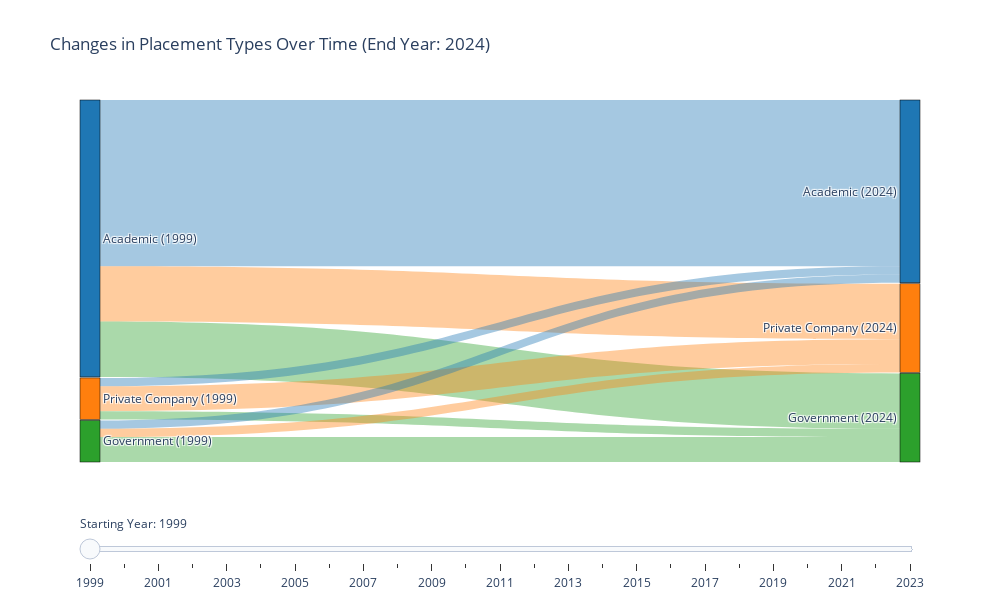

Source (notebook cell):
### Code cell
import plotly.graph_objects as go
import pandas as pd

def create_sankey(start_year, placement_df):
    # Get the latest year (excluding 2025)
    latest_year = placement_df[placement_df['year'] != 2025]['year'].max()
    
    # Create nodes for both time periods
    node_labels = [
        f'Academic ({int(start_year)})', 
        f'Private Company ({int(start_year)})', 
        f'Government ({int(start_year)})',
        f'Academic ({int(latest_year)})', 
        f'Private Company ({int(latest_year)})', 
        f'Government ({int(latest_year)})'
    ]
    
    # Get data for start and latest years
    start_data = placement_df[placement_df['year'] == start_year]
    late_data = placement_df[placement_df['year'] == latest_year]
    
    # Create source-target pairs and values
    sources = []
    targets = []
    values = []
    
    # For each start placement type
    for i, start_type in enumerate(['academic', 'private_company', 'government']):
        start_count = start_data[start_type].sum()
        # Connect to each late placement type
        for j, late_type in enumerate(['academic', 'private_company', 'government']):
            late_count = late_data[late_type].sum()
            
            # Add to source-target pairs
            sources.append(i)  # Start type index
            targets.append(j + 3)  # Late type index (offset by 3)
            
            # Calculate proportional flow
            if i == j:  # Same category gets larger weight
                values.append(start_count * 0.6)
            else:  # Different categories split remaining proportion
                values.append(start_count * 0.2)
    
    return dict(
        node = dict(
            pad = 1, 
            thickness = 20,
            line = dict(color = "black", width = 0.5),
            label = node_labels,
            color = ["#1f77b4", "#ff7f0e", "#2ca02c"] * 2  
        ),
        link = dict(
            source = sources,
            target = targets,
            value = values,
            color = ["rgba(31, 119, 180, 0.4)", 
                    "rgba(255, 127, 14, 0.4)", 
                    "rgba(44, 160, 44, 0.4)"] * 3 
        )
    )

# Get all years except 2025 and the latest year
available_years = sorted(placement_df[
    (placement_df['year'] != 2025) & 
    (placement_df['year'] != placement_df[placement_df['year'] != 2025]['year'].max())
]['year'].unique())

# Create frames for each year
frames = [
    go.Frame(
        data=[go.Sankey(
            **create_sankey(year, placement_df)
        )],
        name=str(int(year))
    )
    for year in available_years
]

# Create initial figure
initial_year = available_years[0]
fig = go.Figure(
    data=[go.Sankey(
        **create_sankey(initial_year, placement_df)
    )],
    frames=frames
)

# Add slider
sliders = [dict(
    active=0,
    currentvalue={"prefix": "Starting Year: "},
    pad={"t": 50},
    steps=[dict(
        label=str(int(year)),
        method='animate',
        args=[[str(int(year))], dict(
            frame=dict(duration=300, redraw=True),
            mode='immediate',
            transition=dict(duration=300)
        )]
    ) for year in available_years]
)]

# Update layout
fig.update_layout(
    title_text=f"Changes in Placement Types Over Time (End Year: {int(placement_df[placement_df['year'] != 2025]['year'].max())})",
    font_size=12,
    height=600,
    width=1000,
    sliders=sliders
)

# Save to HTML file
fig.write_html("../output/placement_liquid.html")

# Display the figure
fig.show()

### Figure 1 — Plotly figure (JSON) as saved in the notebook; plotly's stock layout.template omitted (floating-point values rounded to 4 significant figures)
{"data": [{"link": {"color": ["rgba(31, 119, 180, 0.4)", "rgba(255, 127, 14, 0.4)", "rgba(44, 160, 44, 0.4)", "rgba(31, 119, 180, 0.4)", "rgba(255, 127, 14, 0.4)", "rgba(44, 160, 44, 0.4)", "rgba(31, 119, 180, 0.4)", "rgba(255, 127, 14, 0.4)", "rgba(44, 160, 44, 0.4)"], "source": [0, 0, 0, 1, 1, 1, 2, 2, 2], "target": [3, 4, 5, 3, 4, 5, 3, 4, 5], "value": [12, 4, 4, 0.6, 1.8, 0.6, 0.6, 0.6, 1.8]}, "node": {"color": ["#1f77b4", "#ff7f0e", "#2ca02c", "#1f77b4", "#ff7f0e", "#2ca02c"], "label": ["Academic (1999)", "Private Company (1999)", "Government (1999)", "Academic (2024)", "Private Company (2024)", "Government (2024)"], "line": {"color": "black", "width": 0.5}, "pad": 1, "thickness": 20}, "type": "sankey"}], "layout": {"font": {"size": 12}, "height": 600, "sliders": [{"active": 0, "currentvalue": {"prefix": "Starting Year: "}, "pad": {"t": 50}, "steps": [{"args": [["1999"], {"frame": {"duration": 300, "redraw": true}, "mode": "immediate", "transition": {"duration": 300}}], "label": "1999", "method": "animate"}, {"args": [["2000"], {"frame": {"duration": 300, "redraw": true}, "mode": "immediate", "transition": {"duration": 300}}], "label": "2000", "method": "animate"}, {"args": [["2001"], {"frame": {"duration": 300, "redraw": true}, "mode": "immediate", "transition": {"duration": 300}}], "label": "2001", "method": "animate"}, {"args": [["2002"], {"frame": {"duration": 300, "redraw": true}, "mode": "immediate", "transition": {"duration": 300}}], "label": "2002", "method": "animate"}, {"args": [["2003"], {"frame": {"duration": 300, "redraw": true}, "mode": "immediate", "transition": {"duration": 300}}], "label": "2003", "method": "animate"}, {"args": [["2004"], {"frame": {"duration": 300, "redraw": true}, "mode": "immediate", "transition": {"duration": 300}}], "label": "2004", "method": "animate"}, {"args": [["2005"], {"frame": {"duration": 300, "redraw": true}, "mode": "immediate", "transition": {"duration": 300}}], "label": "2005", "method": "animate"}, {"args": [["2006"], {"frame": {"duration": 300, "redraw": true}, "mode": "immediate", "transition": {"duration": 300}}], "label": "2006", "method": "animate"}, {"args": [["2007"], {"frame": {"duration": 300, "redraw": true}, "mode": "immediate", "transition": {"duration": 300}}], "label": "2007", "method": "animate"}, {"args": [["2008"], {"frame": {"duration": 300, "redraw": true}, "mode": "immediate", "transition": {"duration": 300}}], "label": "2008", "method": "animate"}, {"args": [["2009"], {"frame": {"duration": 300, "redraw": true}, "mode": "immediate", "transition": {"duration": 300}}], "label": "2009", "method": "animate"}, {"args": [["2010"], {"frame": {"duration": 300, "redraw": true}, "mode": "immediate", "transition": {"duration": 300}}], "label": "2010", "method": "animate"}, {"args": [["2011"], {"frame": {"duration": 300, "redraw": true}, "mode": "immediate", "transition": {"duration": 300}}], "label": "2011", "method": "animate"}, {"args": [["2012"], {"frame": {"duration": 300, "redraw": true}, "mode": "immediate", "transition": {"duration": 300}}], "label": "2012", "method": "animate"}, {"args": [["2013"], {"frame": {"duration": 300, "redraw": true}, "mode": "immediate", "transition": {"duration": 300}}], "label": "2013", "method": "animate"}, {"args": [["2014"], {"frame": {"duration": 300, "redraw": true}, "mode": "immediate", "transition": {"duration": 300}}], "label": "2014", "method": "animate"}, {"args": [["2015"], {"frame": {"duration": 300, "redraw": true}, "mode": "immediate", "transition": {"duration": 300}}], "label": "2015", "method": "animate"}, {"args": [["2016"], {"frame": {"duration": 300, "redraw": true}, "mode": "immediate", "transition": {"duration": 300}}], "label": "2016", "method": "animate"}, {"args": [["2017"], {"frame": {"duration": 300, "redraw": true}, "mode": "immediate", "transition": {"duration": 300}}], "label": "2017", "method": "animate"}, {"args": [["2018"], {"frame": {"duration": 300, "redraw": true}, "mode": "immediate", "transition": {"duration": 300}}], "label": "2018", "method": "animate"}, {"args": [["2019"], {"frame": {"duration": 300, "redraw": true}, "mode": "immediate", "transition": {"duration": 300}}], "label": "2019", "method": "animate"}, {"args": [["2020"], {"frame": {"duration": 300, "redraw": true}, "mode": "immediate", "transition": {"duration": 300}}], "label": "2020", "method": "animate"}, {"args": [["2021"], {"frame": {"duration": 300, "redraw": true}, "mode": "immediate", "transition": {"duration": 300}}], "label": "2021", "method": "animate"}, {"args": [["2022"], {"frame": {"duration": 300, "redraw": true}, "mode": "immediate", "transition": {"duration": 300}}], "label": "2022", "method": "animate"}, {"args": [["2023"], {"frame": {"duration": 300, "redraw": true}, "mode": "immediate", "transition": {"duration": 300}}], "label": "2023", "method": "animate"}]}], "title": {"text": "Changes in Placement Types Over Time (End Year: 2024)"}, "width": 1000}}
